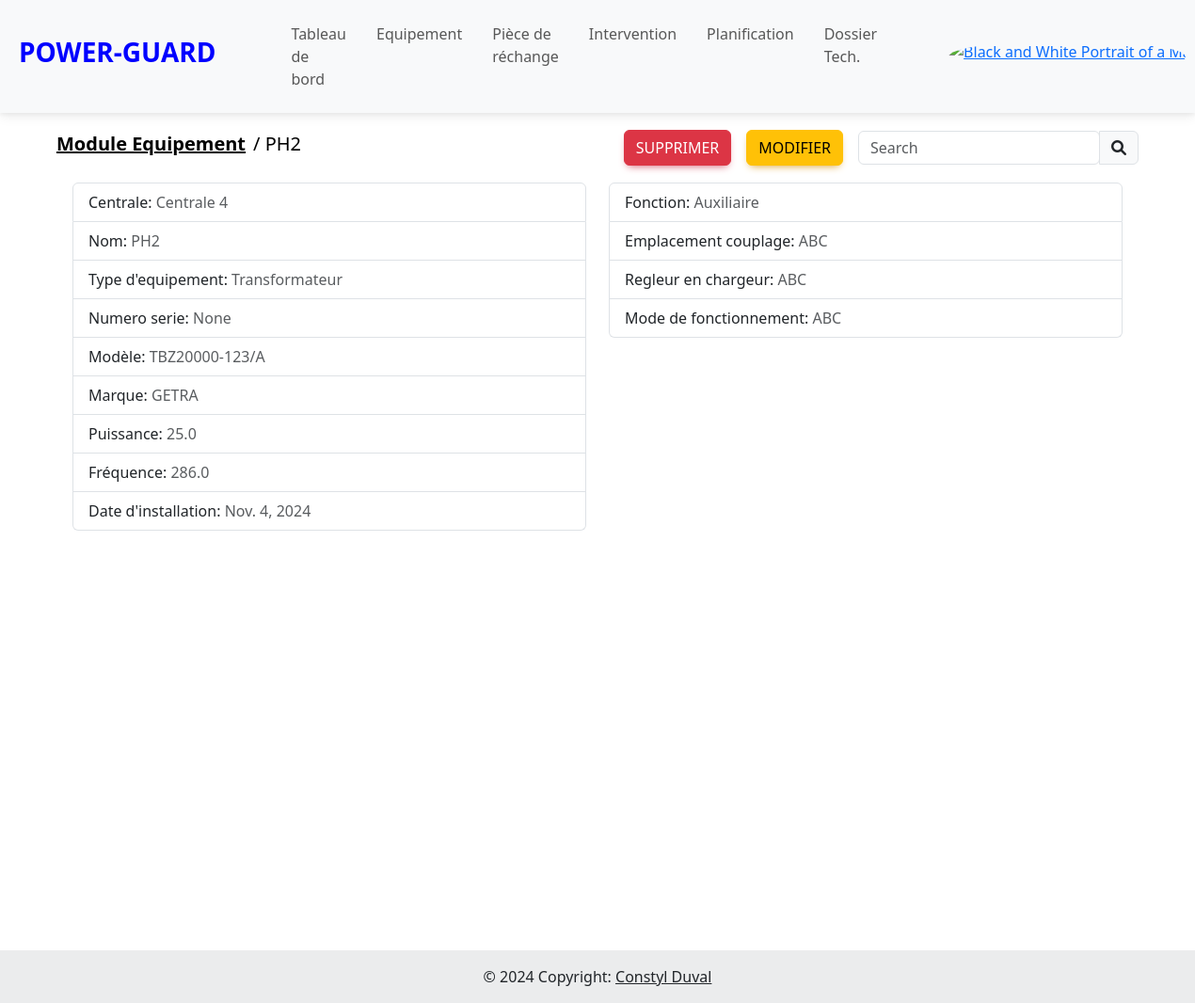
Screenshot of /equipement/2 (signed in) with the database file from the repository.
### eneo_pages/models.py (models this page shows, shortened)
class Equipement(models.Model):
    TYPE_EQUIPE = [
        ("Disjoncteur", "Disjoncteur",),
        ("Transformateur", "Transformateur"),
    ]
    centrale = models.ForeignKey(Centrale, on_delete=models.CASCADE)
    nom = models.CharField(max_length=100)
    type_equipement = models.CharField(max_length=100, choices=TYPE_EQUIPE)
    numero_serie=models.CharField(max_length=100, blank=True, null=True)
    modèle = models.CharField(max_length=100)
    marque = models.CharField(max_length=100)
    puissance = models.FloatField()
    fréquence = models.FloatField()
    date_installation = models.DateField()
    fonction = models.CharField(max_length=100, blank=True, null=True)
    emplacement_couplage = models.CharField(max_length=100, blank=True, null=True)
    regleur_en_chargeur = models.CharField(max_length=100, blank=True, null=True)
    mode_de_fonctionnement = models.CharField(max_length=100, blank=True, null=True)
    technique_de_coupure = models.CharField(max_length=100, blank=True, null=True)
    pouvoir_de_coupure = models.CharField(max_length=100, blank=True, null=True)
    pression_gaz_nombre_de_pôle  = models.CharField(max_length=100, blank=True, null=True)
    courant_nominal_en_service_continu = models.CharField(max_length=100, blank=True, null=True)
    numero_service = models.CharField(max_length=100, blank=True, null=True)
    tension_assigne = models.CharField(max_length=100, blank=True, null=True)
    pouvoir_de_coupure_nominal_court_circuit = models.CharField(max_length=100, blank=True, null=True)
    pouvoir_de_fermeture_nominal_court_circuit  = models.CharField(max_length=100, blank=True, null=True)
    date_création=models.DateTimeField(auto_now_add=True)
    date_modification=models.DateTimeField(auto_now=True)

class Centrale(models.Model):
    nom=models.CharField(max_length=100)
    localisation = models.CharField(max_length=100)
    état = models.CharField(max_length=100)
    date_création=models.DateTimeField(auto_now_add=True)
    date_modification=models.DateTimeField(auto_now=True)
    def __str__(self):
        return self.nom

### eneo_pages/views.py (the view)
# urls.py: path("equipement/<int:id_equip>", views.detail_equipement, name="detail_equipement"),
@login_required
def detail_equipement(request, id_equip):
    detail_equipement = Equipement.objects.get(id = id_equip)
    context = {"equipement" : detail_equipement}
    return render(request, "pages/equipement/detail.html", context)

### eneo_pages/context_processor.py (called while the page is built)
def piece_rechange(request):
    return{'piece_rechange': Session(request)}

### eneo_pages/templates/pages/equipement/detail.html (shortened to what this page needs)
{% extends "../../base/base.html" %}
{% block body %}
    {% url 'update_equipement' pk=equipement.pk as update_equipement_url %}
    {% url 'delete_equipement' pk=equipement.pk as delete_equipement_url %}
    {% with detail1='<span style="margin-left: 8px;"> / ' %}
        {% with detail1=detail1|add:equipement.nom|add:'</span>' %}
            {% include "../../base/navbar2.html" with detail1=detail1 title='<a href="#" style="color: black;">Module Equipement</a>' button='<a href="'|add:update_equipement_url|add:'" type="button" class="btn btn-warning me-3">Modifier</a>' button2='<a href="#" type="button" class="btn btn-danger me-3" data-mdb-ripple-init data-mdb-modal-init data-mdb-target="#exampleModal" >Supprimer</a>'%}
        {% endwith %}
    {% endwith %}
    <div class="container vh-100 mb-3">
        <div class="row">
            <div class="col-md-6">
                <ul class="list-group">
                    <li class="list-group-item">Centrale: <span class="text-muted">{{ equipement.centrale }}</span></li>
                    <li class="list-group-item">Nom: <span class="text-muted">{{ equipement.nom }}</span></li>
                    <li class="list-group-item">Type d'equipement: <span class="text-muted">{{ equipement.type_equipement }}</span></li>
                    <li class="list-group-item">Numero serie: <span class="text-muted">{{ equipement.numero_serie }}</span></li>
                    <li class="list-group-item">Modèle: <span class="text-muted">{{ equipement.modèle }}</span></li>
                    <li class="list-group-item">Marque: <span class="text-muted">{{ equipement.marque }}</span></li>
                    <li class="list-group-item">Puissance: <span class="text-muted">{{ equipement.puissance }}</span></li>
                    <li class="list-group-item">Fréquence: <span class="text-muted">{{ equipement.fréquence }}</span></li>
                    <li class="list-group-item">Date d'installation: <span class="text-muted">{{ equipement.date_installation }}</span></li>
                </ul>
            </div>
            <div class="col-md-6">
                <ul class="list-group">
                    {% if equipement.type_equipement == "Transformateur" %}
                        <li class="list-group-item">Fonction: <span class="text-muted">{{ equipement.fonction }}</span></li>
                        <li class="list-group-item">Emplacement couplage: <span class="text-muted">{{ equipement.emplacement_couplage }}</span></li>
                        <li class="list-group-item">Regleur en chargeur: <span class="text-muted">{{ equipement.regleur_en_chargeur }}</span></li>
                        <li class="list-group-item">Mode de fonctionnement: <span class="text-muted">{{ equipement.mode_de_fonctionnement }}</span></li>
                    {% endif %}
                </ul>
            </div>
        </div>
    </div>
{% endblock %}

### rows the page displays
Equipement: centrale "Centrale 4", nom "PH2", type_equipement "Transformateur", numero_serie "None", modèle "TBZ20000-123/A", marque "GETRA", puissance "25.0", fréquence "286.0", date_installation "Nov. 4, 2024", fonction "Auxiliaire", emplacement_couplage "ABC", regleur_en_chargeur "ABC", mode_de_fonctionnement "ABC"

### other values shown
{{ title|escape }} "Module Equipement"
{{ detail1|safe }} "/ PH2"
{{ button2|safe }} "SUPPRIMER"
{{ button|safe }} "MODIFIER"
